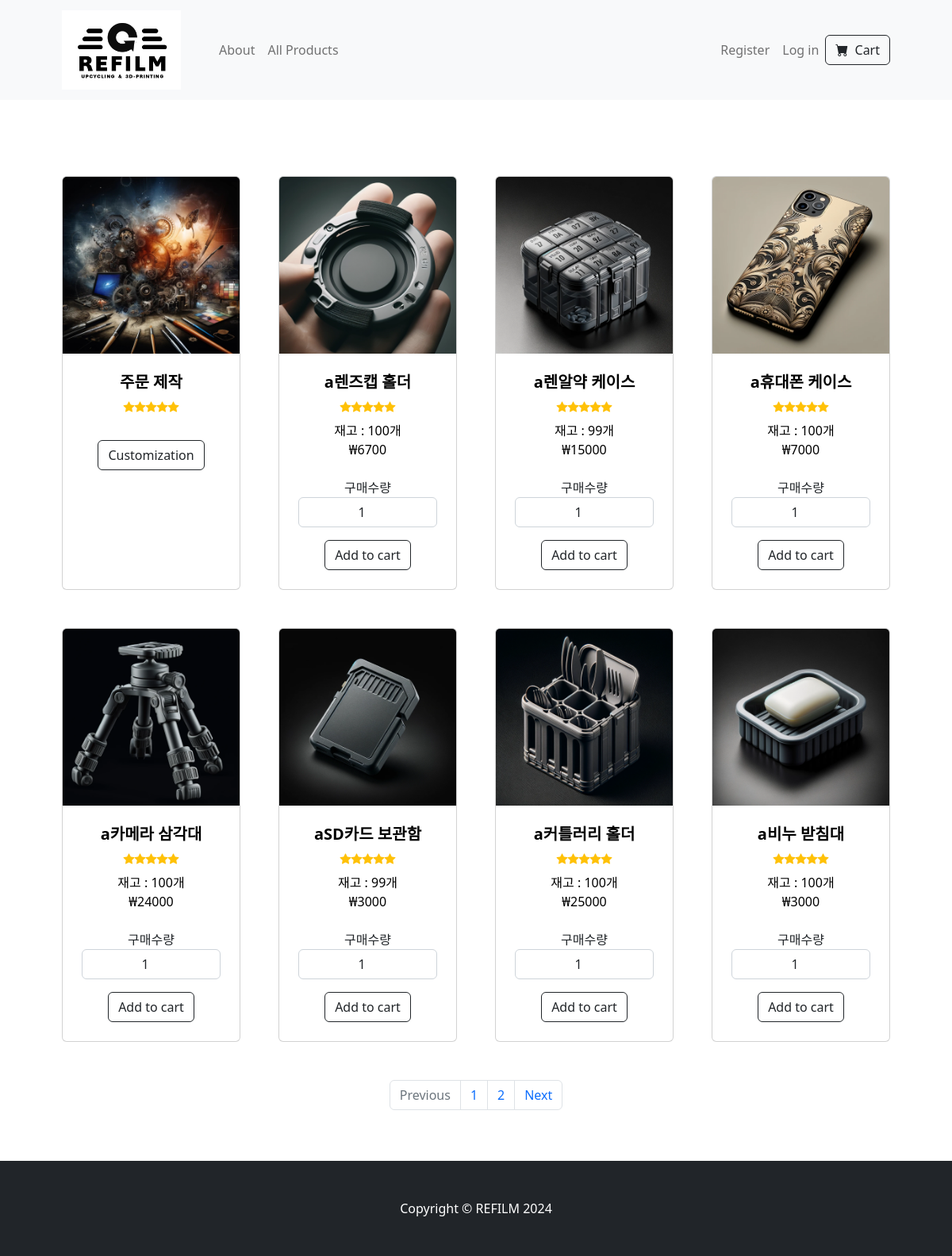
The app's page /all_products, older data.
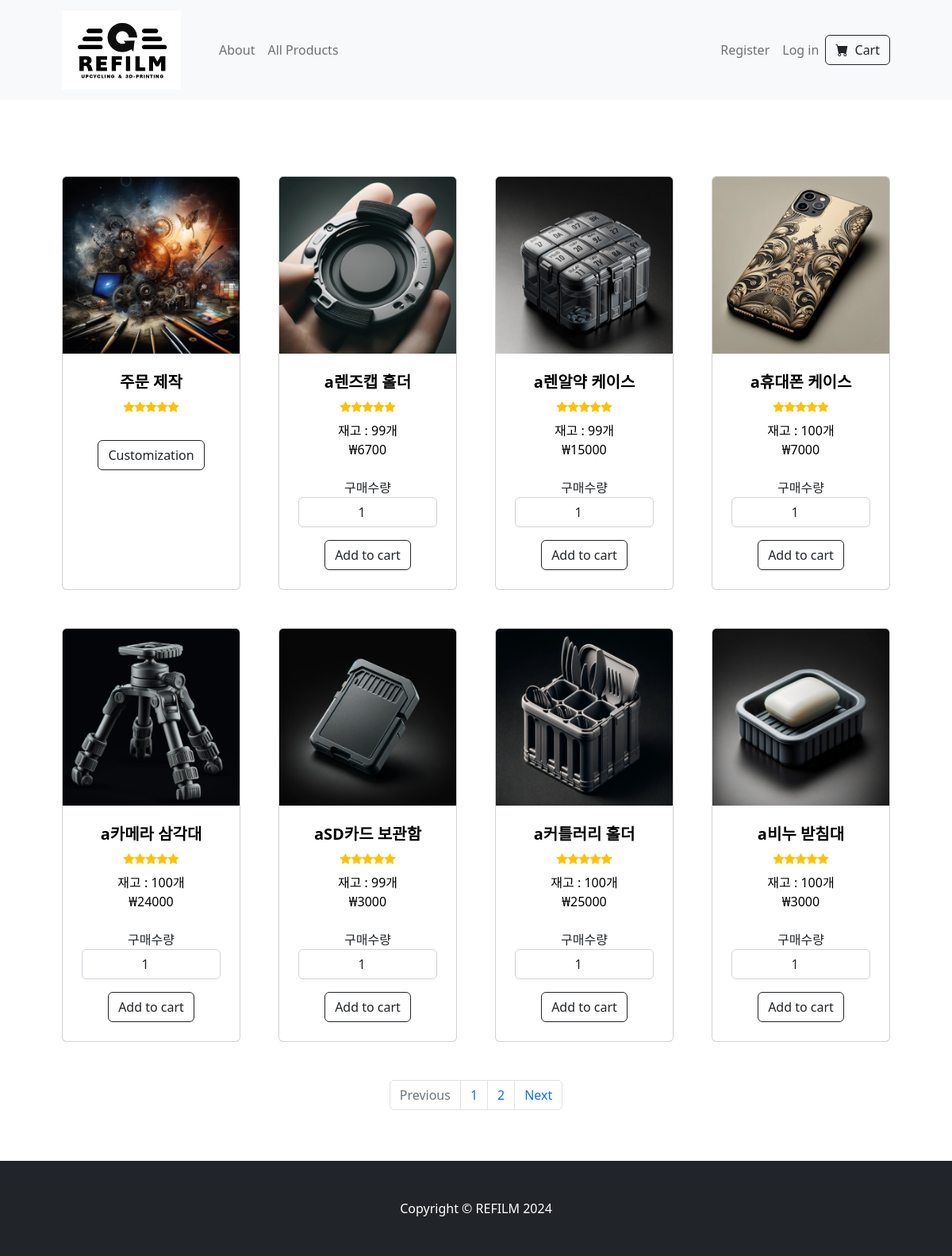
The same page, newer data.
### tables this page shows
CREATE TABLE products (id INTEGER PRIMARY KEY AUTOINCREMENT NOT NULL, productname TEXT NOT NULL, quantity INTEGER NOT NULL, price INTEGER NOT NULL, image_extension TEXT, description TEXT);

### app.py (the view)
@app.route('/all_products')
def all_products():
    page = int(request.args.get('page', 1))
    start = (page - 1) * PER_PAGE
    data, length = get_page_data(start, PER_PAGE)
    products = []
    for i in range(length):
        products.append({"product_name": data[i]["productname"], "quantity": data[i]["quantity"], "price": data[i]["price"], "product_id":int(data[i]["id"]), "image_extension": data[i]["image_extension"]})
    pagination_links = make_pagination_link(all_product_length, PER_PAGE, 'all_products')
    return render_template('all_products.html', products = products, pagination_links=pagination_links, page=page)

### app.py (called while the page is built)
def get_page_data(start, per_page_number):
    data = db.execute("SELECT * FROM products ORDER BY id desc LIMIT ? OFFSET ?", per_page_number, start)
    length = len(data)
    return data, length

def make_pagination_link(length, per_page_number, query_string):
    pagination_links = []
    total_pages = (length // per_page_number) + (all_product_length % per_page_number > 0)
    for num in range(1, total_pages + 1):
        link = url_for(f'{query_string}', page=num)  # Generate URL for each page
        pagination_links.append(link)
    return pagination_links

### templates/all_products.html (shortened to what the changed rows need)
{% extends "layout.html" %}
{% block content %}
        <section class="py-5">
            <div class="container px-4 px-lg-5 mt-5">
                <div class="row gx-4 gx-lg-5 row-cols-2 row-cols-md-3 row-cols-xl-4 justify-content-center">
                    {% for product in products %}
                        <div class="col mb-5">
                            <div class="card h-100">
                                <a style="color: black; text-decoration:none" href="/product/{{ product.product_id }}">
                                    <img class="card-img-top" src="/static/product_images/product{{ product.product_id }}.{{ product.image_extension }}" alt="..." />
                                    <div class="card-body p-4">
                                        <div class="text-center">
                                            <h5 class="fw-bolder">{{ product.product_name }}</h5>
                                            <div class="d-flex justify-content-center small text-warning mb-2">
                                                <div class="bi-star-fill"></div>
                                                <div class="bi-star-fill"></div>
                                                <div class="bi-star-fill"></div>
                                                <div class="bi-star-fill"></div>
                                                <div class="bi-star-fill"></div>
                                            </div>
                                            재고 : {{ product.quantity }}개
                                            <br>₩{{ product.price }}
                                        </div>
                                    </div>
                                </a>
                                <form action="/add_to_cart/{{ product.product_id }}" method="post">
                                    <div class="card-footer p-4 pt-0 border-top-0 bg-transparent">
                                        <div class="text-center">
                                            구매수량 <input type="number" name="quantity" value="1" min="1" max="{{ product.quantity }}" class="form-control text-center mb-3" required>
                                            <button type="submit" class="btn btn-outline-dark mt-auto">Add to cart</button>
                                        </div>
                                    </div>
                                </form>
                            </div>
                        </div>
                    {% endfor %}
                </div>
            </div>
        </section>
{% endblock %}

Row changes from the older to the newer data that the page shows:
changed products "a렌즈캡 홀더": quantity "100" → "99"
